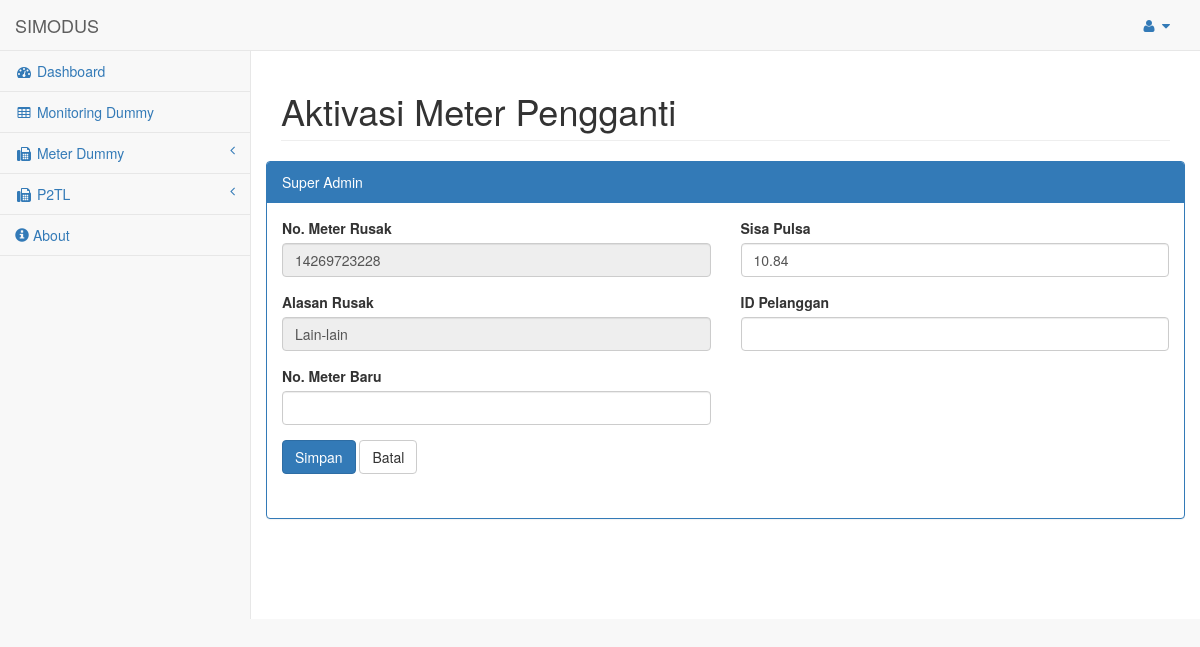
Screenshot of /pages/admin.php?page=atv&act=eam&id_meter=37 (signed in) with the database file from the repository.
### tables this page shows
CREATE TABLE `tbl_metdum_pakai` (
  `id_meter` int(11) NOT NULL,
  `no_dummy` varchar(50) NOT NULL DEFAULT '',
  `no_meter_rusak` varchar(50) NOT NULL DEFAULT '',
  `merk_meter_rusak` varchar(15) DEFAULT NULL,
  `alasan_rusak` varchar(10) DEFAULT NULL,
  `tgl_pakai` timestamp NULL DEFAULT CURRENT_TIMESTAMP,
  `ptgs_pasang` varchar(50) NOT NULL DEFAULT '',
  `sisa_pulsa` float(10,2) NOT NULL DEFAULT '0.00',
  `no_hp_plg` varchar(50) NOT NULL DEFAULT '',
  `std_dummy` float(10,2) NOT NULL DEFAULT '0.00',
  `aktivasi` varchar(25) DEFAULT NULL,
  `kembali` varchar(20) DEFAULT NULL,
  `nama` varchar(50) DEFAULT NULL,
  `id_user` tinyint(2) DEFAULT NULL,
  `unit` varchar(25) DEFAULT NULL
);

### pages/aktivasi.php (the view, shortened to what this page needs)
<?php
if (empty($_SESSION['admin'])) {
    echo '<script language="javascript">
        window.alert("Anda harus login terlebih dahulu!");
        window.location.href="../index.php"
    </script>';
    die();
} else {
    if (isset($_REQUEST['submit'])) {
        $id_meter = $_REQUEST['id_meter'];
        $no_dummy = $_REQUEST['no_dummy'];
        $no_meter_rusak = $_REQUEST['no_meter_rusak'];
        $no_meter_baru = $_REQUEST['no_meter_baru'];
        $tgl_aktivasi = date("Y-m-d H:i:s");
        $sisa_pulsa = $_REQUEST['sisa_pulsa'];
        $id_pelanggan = $_REQUEST['id_pelanggan'];
        $nama = $_SESSION['nama'];
        $id_user = $_SESSION['id_user'];
        $unit = $_SESSION['unit'];
        $merk_meter_rusak = substr($no_meter_rusak, 0, 2);
        $merk_meter_baru = substr($no_meter_baru, 0, 2);
        $query = mysqli_query($config, "INSERT INTO tbl_aktivasi(id_meter,no_dummy,no_meter_rusak,merk_meter_rusak,"
                . "no_meter_baru,merk_meter_baru,id_pelanggan,tgl_aktivasi,nama,id_user,unit) "
                . "VALUES('$id_meter','$no_dummy','$no_meter_rusak','$merk_meter_rusak','$no_meter_baru',"
                . "'$merk_meter_baru','$id_pelanggan','$tgl_aktivasi','$nama','$id_user','$unit')");
        $query_aktivasi = mysqli_query($config, "UPDATE tbl_metdum_pakai SET aktivasi='aktif' "
                . "WHERE id_meter='$id_meter'");
        $query_tgl_aktivasi = mysqli_query($config, "UPDATE tbl_metdum_stok SET tgl_aktivasi='$tgl_aktivasi' "
                . "WHERE unit='$unit' && no_dummy='$no_dummy'");
        if ($query == true) {
            $_SESSION['succAdd'] = 'SUKSES! Meter berhasil di Aktivasi!';
            header("Location: ./admin.php?page=atv");
            die();
        } else {
            $_SESSION['errQ'] = 'ERROR! Ada masalah dengan query';
            echo '<script language="javascript">window.history.back();</script>';
        }
    } else {
        $id_meter = mysqli_real_escape_string($config, $_REQUEST['id_meter']);
        $unit = $_SESSION['unit'];
        $query = mysqli_query($config, "SELECT no_dummy, no_meter_rusak, alasan_rusak, ptgs_pasang, sisa_pulsa, no_hp_plg, std_dummy, nama, id_user FROM tbl_metdum_pakai WHERE id_meter='$id_meter' && unit LIKE '$unit%'");
        list($no_dummy, $no_meter_rusak, $alasan_rusak, $ptgs_pasang, $sisa_pulsa, $no_hp_plg, $std_dummy, $nama, $id_user) = mysqli_fetch_array($query);
        ?>
        <div id="page-wrapper">
            <div class="row">
                <div class="col-lg-12">
                    <h1 class="page-header">Aktivasi Meter Pengganti</h1>
                </div>
                <div class="row">
                    <div class="col-lg-12">
                        <div class="panel panel-primary">
                            <div class="panel-heading">
                                <?php echo $_SESSION['nama']; ?>
                            </div>
                            <?php
                            $id_meter = mysqli_real_escape_string($config, $_REQUEST['id_meter']);
                            $query = mysqli_query($config, "SELECT no_dummy, no_meter_rusak, alasan_rusak, ptgs_pasang, sisa_pulsa, no_hp_plg, std_dummy, nama, id_user FROM tbl_metdum_pakai WHERE id_meter='$id_meter' && unit LIKE '$unit%'");
                            list($no_dummy, $no_meter_rusak, $alasan_rusak, $ptgs_pasang, $sisa_pulsa, $no_hp_plg, $std_dummy, $nama, $id_user) = mysqli_fetch_array($query);
                            ?>
                            <div class="panel-body">
                                <form role="form" method="POST" action="?page=atv&act=eam" enctype="multipart/form-data">
                                    <div class="row">
                                        <div class="form-group col-lg-6">
                                            <label for="no_meter_rusak">No. Meter Rusak</label>
                                            <input class="form-control" type="number" name="no_meter_rusak" id="no_meter_rusak" value="<?php echo $no_meter_rusak; ?>" readonly required>
                                        </div>
                                        <div class="form-group col-lg-6">
                                            <label for="sisa_pulsa">Sisa Pulsa</label>
                                            <input class="form-control" type="text" name="sisa_pulsa" id="sisa_pulsa" value="<?php echo $sisa_pulsa; ?>" required>
                                        </div>
                                        <?php
                                        if ($alasan_rusak == 1) {
                                            $alasan = "Token tidak dapat dimasukkan";
                                        } else if ($alasan_rusak == 2) {
                                            $alasan = "Sisa kredit pada kWh meter hilang/bertambah saat listrik padam";
                                        } else if ($alasan_rusak == 3) {
                                            $alasan = "Kerusakan pada keypad";
                                        } else if ($alasan_rusak == 4) {
                                            $alasan = "LCD mati/rusak";
                                        } else if ($alasan_rusak == 5) {
                                            $alasan = "kWh Meter rusak (akibat petir/terbakar)";
                                        } else if ($alasan_rusak == 6) {
                                            $alasan_rusak = "Sisa kredit tidak bertambah saat kredit baru dimasukkan";
                                        } else if ($alasan_rusak == 7) {
                                            $alasan = "Baut tutup terminal patah";
                                        } else if ($alasan_rusak == 8) {
                                            $alasan = "Tegangan dibawah 180V tidak bisa hidup";
                                        } else if ($alasan_rusak == 9) {
                                            $alasan = "Micro switch rusak / tidak keluar tegangan";
                                        } else if ($alasan_rusak == 10) {
                                            $alasan = "ID meter pada display dan nameplate tidak sama";
                                        } else if ($alasan_rusak == 11) {
                                            $alasan = "Sisa kredit tidak berkurang";
                                        } else if ($alasan_rusak == 12) {
                                            $alasan = "Display overload tanpa beban";
                                        } else if ($alasan_rusak == 13) {
                                            $alasan = "Terminal kWh meter rusak";
                                        } else if ($alasan_rusak == 14) {
                                            $alasan = "Meter periksa/tutup dibuka lampu tetap nyala";
                                        } else if ($alasan_rusak == 15) {
                                            $alasan = "Timbul rusak";
                                        } else if ($alasan_rusak == 16) {
                                            $alasan = "kWh minus";
                                        } else if ($alasan_rusak == 17) {
                                            $alasan = "kWh bertambah";
                                        } else if ($alasan_rusak == 18) {
                                            $alasan = "Lain-lain";
                                        }
                                        ?>
                                        <div class="form-group col-lg-6">
                                            <label for="alasan">Alasan Rusak</label>
                                            <input class="form-control" type="text" name="alasan" id="alasan" value="<?php echo $alasan; ?>" readonly>
                                        </div>
                                        <div class="form-group col-lg-6">
                                            <label for="id_pelanggan">ID Pelanggan</label>
                                            <input class="form-control" type="number" name="id_pelanggan" id="id_pelanggan" required>
                                        </div>
                                        <div class="form-group col-lg-6">
                                            <label for="no_meter_baru">No. Meter Baru</label>
                                            <input class="form-control" type="number" name="no_meter_baru" id="no_meter_baru" required>
                                        </div>
                                    </div>
                                    <div class="row">
                                        <div class="form-group col-md-4">
                                            <button type="submit" name="submit" class="btn btn-primary"> Simpan</button>
                                            <a href="?page=atv" class="btn btn-default"> Batal</a>
                                        </div>
                                    </div>
                                </form>
                            </div>
                        </div>
                    </div>
                </div>
            </div>
        </div>
        <?php
    }
}
?>

### rows the page displays
tbl_metdum_pakai: no_meter_rusak "14269723228", sisa_pulsa "10.84", alasan "Lain-lain"

### other values shown
$_SESSION['nama'] "Super Admin"
